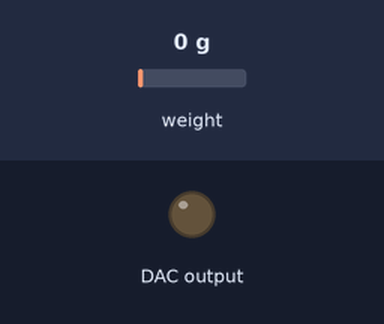
Bench run of a sketch on a simulated Arduino Leonardo, built with avr-gcc and run on an emulated ATmega32U4. On the bench: output pins drawn as LEDs (lit = HIGH). Wiring (inferred from the names in the program): MCP4725 DAC at I2C address 0x60. Inputs (shaded band) come from the test bench; at power-on: weight on the scale 0 g.

Above: at 0.1 s.
At 2.2 s:
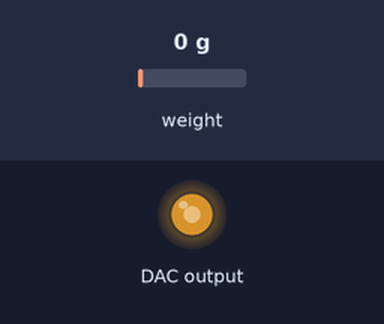
2.3 s: weight on the scale set to 2500 g
At 3.4 s:
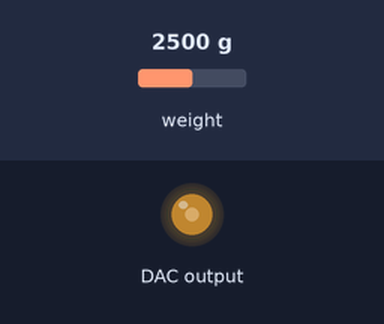
Timing chart, 0 to 5.3 s (numbered marks = the images above; inputs shaded):
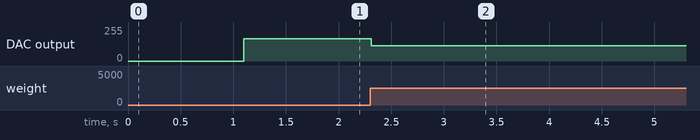

Measured:
- after the input at 2.3 s, DAC output: 168/255 → 116/255 at once

The sketch:

simpedal_ver4_dac.ino
```cpp
#include <HX711.h>    // bogde HX711 library  - see ZIP file
#include <Wire.h>     //Include the Wire library to talk I2C

//This is the I2C Address of the MCP4725, by default (A0 pulled to GND).
//Please note that this breakout is for the MCP4725A0.
#define MCP4725_ADDR 0x60
//For devices with A0 pulled HIGH, use 0x61
// MCP4725 is 12bit inout and output at default 100Kbps (also available 400Kbps mode)

// How many samples to take at initialization of the library to zero
// out the offset of the load cell.
const int BRAKE_PEDAL_LOAD_CELL_TARE_REPS =  10;

// Arbitary scaling. Single Load Cell.
// Testing with set at 1100, pressing hard -  max brake_value is a value around 1200 to 1500
const int BRAKE_PEDAL_LOAD_CELL_SCALING =  1100;

// LOCAL VARIABLES

// HX711 circuit wiring
const int LOADCELL_DOUT_PIN = 1;
const int LOADCELL_SCK_PIN = 0;

const float brakemax = -1200;     //comfortably pressing hard on load cell, with single cell, inverted is -1200. To Stiffen brake go down to -1500
const float arduino_vcc = 4.7;    //USB 5v Arduino
const float G27BrakeFull_v = 1.9;
const float G27BrakeOff_v = 3.1;
const float dac_BrakeFullPerc = G27BrakeFull_v / arduino_vcc;
const float dac_BrakeOffPerc = G27BrakeOff_v / arduino_vcc;

const int dac_BrakeFull = 4096 * dac_BrakeFullPerc;  // Lower Voltage
const int dac_BrakeOff = 4096 * dac_BrakeOffPerc;    // Higher voltage
const int dac_Range = dac_BrakeOff - dac_BrakeFull;

const float dac_step = arduino_vcc / 4096;

HX711 brake_pedal;

unsigned int dacValue;
byte buffer[3];

void setup()

{
  // Zero the pedal offset. This is is to compensate for the own weight
  // of the pedal. It is important not to apply any force to the pedal
  // While this is happening
  brake_pedal.begin(LOADCELL_DOUT_PIN, LOADCELL_SCK_PIN);
  brake_pedal.tare(BRAKE_PEDAL_LOAD_CELL_TARE_REPS);

  Wire.begin();                       // Begins the I2C communication
  //TWBR = 12;                        // Seems OK at 100kbps, otherwise MCP4725 can run at 400KHz using TWBR=12
}

void loop()

{
  int32_t brake_value ;
  float brakePercOn;

  buffer[0] = 0b01000000;            //Sets the buffer0 with control byte (010-Sets in Write mode)

  // Turn off Tx & RX LEDS
  TXLED0;
  RXLED0;

  brake_value = brake_pedal.get_value(1);

  brake_value /= BRAKE_PEDAL_LOAD_CELL_SCALING;
  brake_value *= -1; // invert so off pedal is a higher value (0) than full pedal

  if (brake_value > 0){
    brake_value = 0;
  }

  //Serial.println (brake_value);

  brakePercOn = brake_value/brakemax; // determine applied brake pedal percentage
  //Serial.println (brakePercOn);

  dacValue = dac_BrakeOff - (dac_Range *  brakePercOn);

  // Check not supplying over voltage
  if (dacValue * dac_step > G27BrakeOff_v) {
    dacValue = G27BrakeOff_v;
  }

  buffer[1] = dacValue >> 4;              //Puts the most significant bit values
  buffer[2] = dacValue << 4;              //Puts the Least significant bit values

  Wire.beginTransmission(MCP4725_ADDR);
  Wire.write(buffer[0]);            //Sends the control byte to I2C
  Wire.write(buffer[1]);            //Sends the MSB to I2C
  Wire.write(buffer[2]);            //Sends the LSB to I2C
  Wire.endTransmission();

  //Serial.println(dacValue);

}
```
